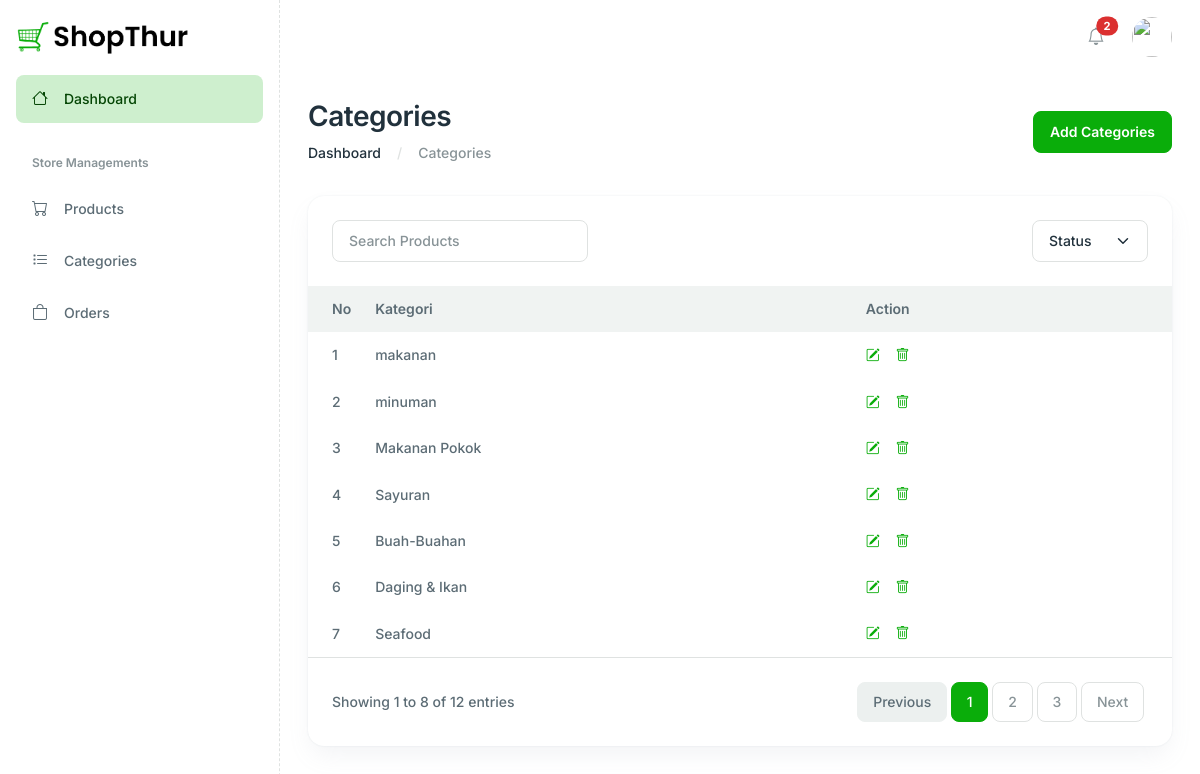
The page /admin/jenis.php on the database its author committed.
### tables this page shows
CREATE TABLE `jenis_produk` (
  `id` int(11) NOT NULL,
  `nama` varchar(45) NOT NULL
);

### admin/jenis.php (the view, shortened to what this page needs)
<?php
    include_once 'templates/topbar.php';
    include_once 'templates/header.php';
    include_once 'templates/sidebar.php';
    require_once '../dbkoneksi.php';
    $sql = "SELECT * FROM jenis_produk";
    $rs = $dbh->query($sql);
?>
    <main class="main-content-wrapper">
      <div class="container">
        <div class="row mb-8">
          <div class="col-md-12">
            <div class="d-md-flex justify-content-between align-items-center">
              <div>
                <h2>Categories</h2>
                  <nav aria-label="breadcrumb">
                  <ol class="breadcrumb mb-0">
                    <li class="breadcrumb-item"><a href="#" class="text-inherit">Dashboard</a></li>
                    <li class="breadcrumb-item active" aria-current="page">Categories</li>
                  </ol>
                </nav>
              </div>
              <div>
                <button type="button" class="btn btn-primary" data-bs-toggle="modal" data-bs-target="#add">Add Categories</button>
              </div>
            </div>
          </div>
        </div>
        <div class="row ">
          <div class="col-xl-12 col-12 mb-5">
            <div class="card h-100 card-lg">
              <div class="px-6 py-6 ">
                <div class="row justify-content-between">
                  <div class="col-lg-4 col-md-6 col-12 mb-2 mb-lg-0">
                    <form class="d-flex" role="search">
                      <input class="form-control" type="search" placeholder="Search Products" aria-label="Search">
                    </form>
                  </div>
                  <div class="col-lg-2 col-md-4 col-12">
                    <select class="form-select">
                      <option selected>Status</option>
                    </select>
                  </div>
                </div>
              </div>
              <div class="card-body p-0">
                <div class="table-responsive">
                  <table class="table table-centered table-hover text-nowrap table-borderless mb-0 table-with-checkbox">
                    <thead class="bg-light">
                      <tr>
                        <th>No</th>
                        <th>Kategori</th>
                        <th>Action</th>
                      </tr>
                    </thead>
                    <tbody>
                    <?php
                $nomor  =1 ;
                foreach($rs as $row){
                ?>
                      <tr>
                        <td><?=$nomor?></td>
                        <td><?=$row['nama']?></td>
                        <td>
                            <a class="" href="edit_jenis.php?idedit=<?=$row['id']?>"><i class="bi bi-pencil-square me-3 "></i></a>
                            <a class="" href="delete_jenis.php?iddel=<?=$row['id']?>"
                    onclick="if(!confirm('Anda Yakin Hapus Data Jenis <?=$row['nama']?>?')) {return false}"><i class="bi bi-trash me-3"></i></a>
                        </td>
                      </tr>
                      <?php
                $nomor++;
                }
                ?>
                    </tbody>
                  </table>
                </div>
              </div>
              <div class=" border-top d-md-flex justify-content-between align-items-center px-6 py-6">
                <span>Showing 1 to 8 of 12 entries</span>
                <nav class="mt-2 mt-md-0">
                  <ul class="pagination mb-0 ">
                    <li class="page-item disabled"><a class="page-link " href="#!">Previous</a></li>
                    <li class="page-item"><a class="page-link active" href="#!">1</a></li>
                    <li class="page-item"><a class="page-link" href="#!">2</a></li>
                    <li class="page-item"><a class="page-link" href="#!">3</a></li>
                    <li class="page-item"><a class="page-link" href="#!">Next</a></li>
                  </ul>
                </nav>
              </div>
            </div>
          </div>
        </div>
      </div>
    </main>
    <?php
        include_once 'templates/bottom.php';
    ?>

### rows shown on the page
jenis_produk: nama "makanan"
jenis_produk: nama "minuman"
jenis_produk: nama "Makanan Pokok"
jenis_produk: nama "Sayuran"
jenis_produk: nama "Buah-Buahan"
jenis_produk: nama "Daging & Ikan"
jenis_produk: nama "Seafood"
